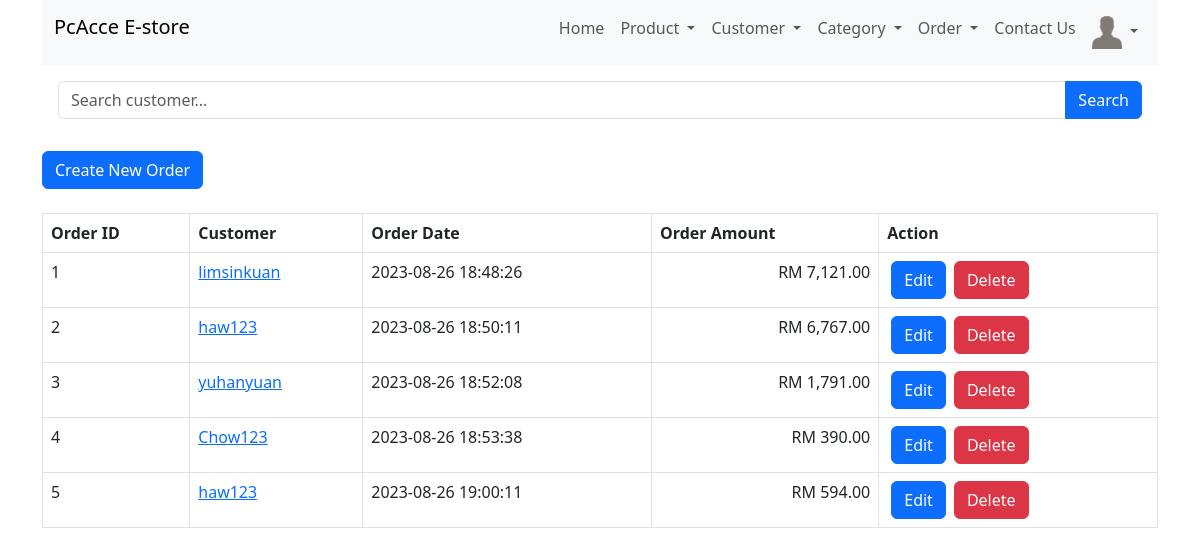
The app's page /order_read.php (signed in) with its own data.
### tables this page shows
CREATE TABLE `order_summary` (
  `order_id` int(11) NOT NULL,
  `customer_id` int(11) NOT NULL,
  `order_date` datetime NOT NULL
);

CREATE TABLE `customers` (
  `user_id` int(11) NOT NULL,
  `username` varchar(20) NOT NULL,
  `image` varchar(100) NOT NULL,
  `first_name` varchar(20) NOT NULL,
  `last_name` varchar(20) NOT NULL,
  `password` text NOT NULL,
  `email` varchar(30) NOT NULL,
  `date_of_birth` date NOT NULL,
  `registration_date_time` datetime NOT NULL,
  `gender` enum('male','female') NOT NULL,
  `status` enum('active','inactive') NOT NULL DEFAULT 'active'
);

### order_read.php (the view, shortened to what this page needs)
<html lang="en">
<head>
    <link href="https://cdn.jsdelivr.net/npm/bootstrap@5.3.0/dist/css/bootstrap.min.css" rel="stylesheet">
</head>
<body>
    <div class="container">
        <?php
        include 'menu/menu.php';
        ?>
        <?php
        include 'config/database.php';
        $searchKeyword = isset($_GET['search']) ? $_GET['search'] : '';
        $query = "SELECT customers.username, order_summary.order_date, order_summary.order_id FROM order_summary INNER JOIN customers ON customers.user_id = order_summary.customer_id";
        $query .= " ORDER BY order_id ASC";
        $stmt = $con->prepare($query);
        $stmt->execute();
        $num = $stmt->rowCount();
        echo '<div class="p-3">
            <form method="GET" action="">
                <div class="input-group mb-3">
                    <input type="text" class="form-control" name="search" placeholder="Search customer..." value="' . str_replace('%', '', $searchKeyword) . '">
                    <button class="btn btn-primary" type="submit">Search</button>
                </div>
            </form>
        </div>';
        echo "<div><a href='order_create.php' class='btn btn-primary m-b-1em'>Create New Order</a></div>" . "<br>";
        if ($num > 0) {
            echo "<table id='product_table' class='table table-hover table-responsive table-bordered'>";
            echo "<tr>";
            echo "<th>Order ID</th>";
            echo "<th>Customer</th>";
            echo "<th>Order Date</th>";
            echo "<th>Order Amount</th>";
            echo "<th>Action</th>";
            echo "</tr>";
            $decimaltotal=0;
            for ($i = 1; $i <= $num; $i++) {
                $total = 0;
                $totalquery = "SELECT products.name, products.price, products.promote_price, order_detail.quantity FROM order_detail INNER JOIN products ON products.id = order_detail.product_id INNER JOIN order_summary ON order_summary.order_id = order_detail.order_id INNER JOIN customers ON customers.user_id = order_summary.customer_id WHERE order_detail.order_id=:id";
                $totalstmt = $con->prepare($totalquery);
                $totalstmt->bindParam(':id', $i);
                $totalstmt->execute();
                $row = $stmt->fetch(PDO::FETCH_ASSOC);
                extract($row);
                echo "<tr>";
                echo "<td>{$order_id}</td>";
                echo "<td><a href='order_detail_read.php?id={$order_id}'>{$username}</a></td>";
                echo "<td>{$order_date}</td>";
                while ($totalrow = $totalstmt->fetch(PDO::FETCH_ASSOC)) {
                    if ($totalrow['promote_price'] < $totalrow['price'] && $totalrow['promote_price'] > 0) {
                        $theprice = $totalrow['promote_price'];
                    } else {
                        $theprice = $totalrow['price'];
                    }
                    $amount = $totalrow['quantity'] * $theprice;
                    $total += $amount;
                    $decimaltotal = number_format($total, '2', '.');
                }
                echo "<td class = 'text-end'>RM {$decimaltotal}</td>";
                echo "<td>";
                echo "<a href='order_update.php?id={$order_id}' class='btn btn-primary m-r-1em mx-1'>Edit</a>";
                echo "<a href='#' onclick='delete_order({$order_id});'  class='btn btn-danger mx-1'>Delete</a>";
                echo "</td>";
                echo "</tr>";
            }
            echo "</table>";
        } else {
            echo "<div class='alert alert-danger'>No records found.</div>";
        }
        ?>
    </div>
</body>
</html>

### records on screen
order_summary: order_id "1", customer.username "limsinkuan", order_date "2023-08-26 18:48:26", decimaltotal "7,121.00"
order_summary: order_id "2", customer.username "haw123", order_date "2023-08-26 18:50:11", decimaltotal "6,767.00"
order_summary: order_id "3", customer.username "yuhanyuan", order_date "2023-08-26 18:52:08", decimaltotal "1,791.00"
order_summary: order_id "4", customer.username "Chow123", order_date "2023-08-26 18:53:38", decimaltotal "390.00"
order_summary: order_id "5", customer.username "haw123", order_date "2023-08-26 19:00:11", decimaltotal "594.00"
